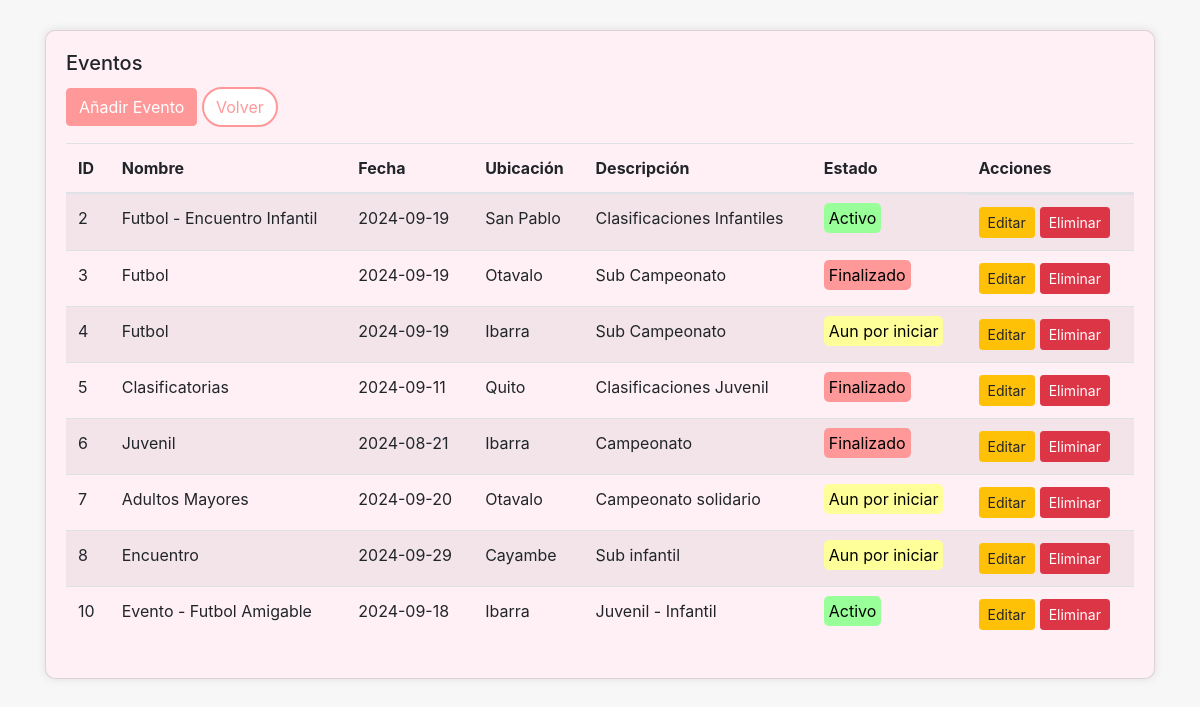
Screenshot of /views/eventos/eventos_index.php with the database file from the repository.
### tables this page shows
CREATE TABLE `eventos` (
  `evento_id` int(11) NOT NULL,
  `nombre` varchar(100) NOT NULL,
  `fecha` date NOT NULL,
  `ubicacion` varchar(100) NOT NULL,
  `descripcion` text DEFAULT NULL,
  `estado` enum('Aun por iniciar','Activo','Finalizado') NOT NULL DEFAULT 'Aun por iniciar'
);

### models/evento.php (called while the page is built, shortened)
<?php
class Evento {
    private $pdo;
    public function __construct($pdo) {
        $this->pdo = $pdo;
    }
    public function getAllEventos() {
        $stmt = $this->pdo->query("SELECT * FROM eventos");
        return $stmt->fetchAll(PDO::FETCH_ASSOC);
    }
}
?>

### views/eventos/eventos_index.php (the view, shortened to what this page needs)
<?php
include '../../config/db.php';
include '../../models/evento.php';
$eventoModel = new Evento($pdo);
$eventos = $eventoModel->getAllEventos();
?>
<!DOCTYPE html>
<html lang="es">
<head>
    <link href="https://stackpath.bootstrapcdn.com/bootstrap/4.5.2/css/bootstrap.min.css" rel="stylesheet">
</head>
<body>
<div class="container">
    <div class="card">
        <div class="card-body">
            <h5 class="card-title">Eventos</h5>
            <a href="eventos_add.php" class="btn btn-primary mb-3">Añadir Evento</a>
            <a href="../index.php" class="btn btn-back mb-3">Volver</a>
            <table class="table table-striped">
                <thead>
                    <tr>
                        <th>ID</th>
                        <th>Nombre</th>
                        <th>Fecha</th>
                        <th>Ubicación</th>
                        <th>Descripción</th>
                        <th>Estado</th>
                        <th>Acciones</th>
                    </tr>
                </thead>
                <tbody>
                    <?php foreach ($eventos as $evento): ?>
                        <tr>
                            <td><?php echo htmlspecialchars($evento['evento_id']); ?></td>
                            <td><?php echo htmlspecialchars($evento['nombre']); ?></td>
                            <td><?php echo htmlspecialchars($evento['fecha']); ?></td>
                            <td><?php echo htmlspecialchars($evento['ubicacion']); ?></td>
                            <td><?php echo htmlspecialchars($evento['descripcion']); ?></td>
                            <td>
                                <?php
                                    $estado = htmlspecialchars($evento['estado']);
                                    $class = '';
                                    if ($estado == 'Aun por iniciar') {
                                        $class = 'estado-aun-por-iniciar';
                                    } elseif ($estado == 'Activo') {
                                        $class = 'estado-activo';
                                    } elseif ($estado == 'Finalizado') {
                                        $class = 'estado-finalizado';
                                    }
                                ?>
                                <span class="<?php echo $class; ?>"><?php echo $estado; ?></span>
                            </td>
                            <td class="acciones-btns">
                                <a href="eventos_edit.php?id=<?php echo htmlspecialchars($evento['evento_id']); ?>" class="btn btn-warning btn-sm">Editar</a>
                                <a href="../../controllers/evento_delete.php?id=<?php echo htmlspecialchars($evento['evento_id']); ?>" class="btn btn-danger btn-sm">Eliminar</a>
                            </td>
                        </tr>
                    <?php endforeach; ?>
                </tbody>
            </table>
        </div>
    </div>
</div>
</body>
</html>

### views/eventos/eventos_index.php (style rules this page uses)
body { background-color: #f7f7f7; }
.container { margin-top: 30px; }
.card { background-color: #fff0f5; border-radius: 10px; box-shadow: 0px 0px 10px 0px rgba(0, 0, 0, 0.1); }
.btn-primary { background-color: #ff9999; border-color: #ff9999; }
.btn-back { background-color: #fff; border: 2px solid #ff9999; color: #ff9999; border-radius: 20px; transition: 0.3s; }
.estado-aun-por-iniciar { background-color: #ffff99; color: #000; border-radius: 5px; padding: 5px; text-align: center; }
.estado-activo { background-color: #99ff99; color: #000; border-radius: 5px; padding: 5px; text-align: center; }
.estado-finalizado { background-color: #ff9999; color: #000; border-radius: 5px; padding: 5px; text-align: center; }
.acciones-btns { display: flex; gap: 5px; }

### rows the page displays
eventos: evento_id "2", nombre "Futbol - Encuentro Infantil", fecha "2024-09-19", ubicacion "San Pablo", descripcion "Clasificaciones Infantiles", estado "Activo"
eventos: evento_id "3", nombre "Futbol", fecha "2024-09-19", ubicacion "Otavalo", descripcion "Sub Campeonato", estado "Finalizado"
eventos: evento_id "4", nombre "Futbol", fecha "2024-09-19", ubicacion "Ibarra", descripcion "Sub Campeonato", estado "Aun por iniciar"
eventos: evento_id "5", nombre "Clasificatorias", fecha "2024-09-11", ubicacion "Quito", descripcion "Clasificaciones Juvenil", estado "Finalizado"
eventos: evento_id "6", nombre "Juvenil", fecha "2024-08-21", ubicacion "Ibarra", descripcion "Campeonato", estado "Finalizado"
eventos: evento_id "7", nombre "Adultos Mayores", fecha "2024-09-20", ubicacion "Otavalo", descripcion "Campeonato solidario", estado "Aun por iniciar"
eventos: evento_id "8", nombre "Encuentro", fecha "2024-09-29", ubicacion "Cayambe", descripcion "Sub infantil", estado "Aun por iniciar"
eventos: evento_id "10", nombre "Evento - Futbol Amigable", fecha "2024-09-18", ubicacion "Ibarra", descripcion "Juvenil - Infantil", estado "Activo"
